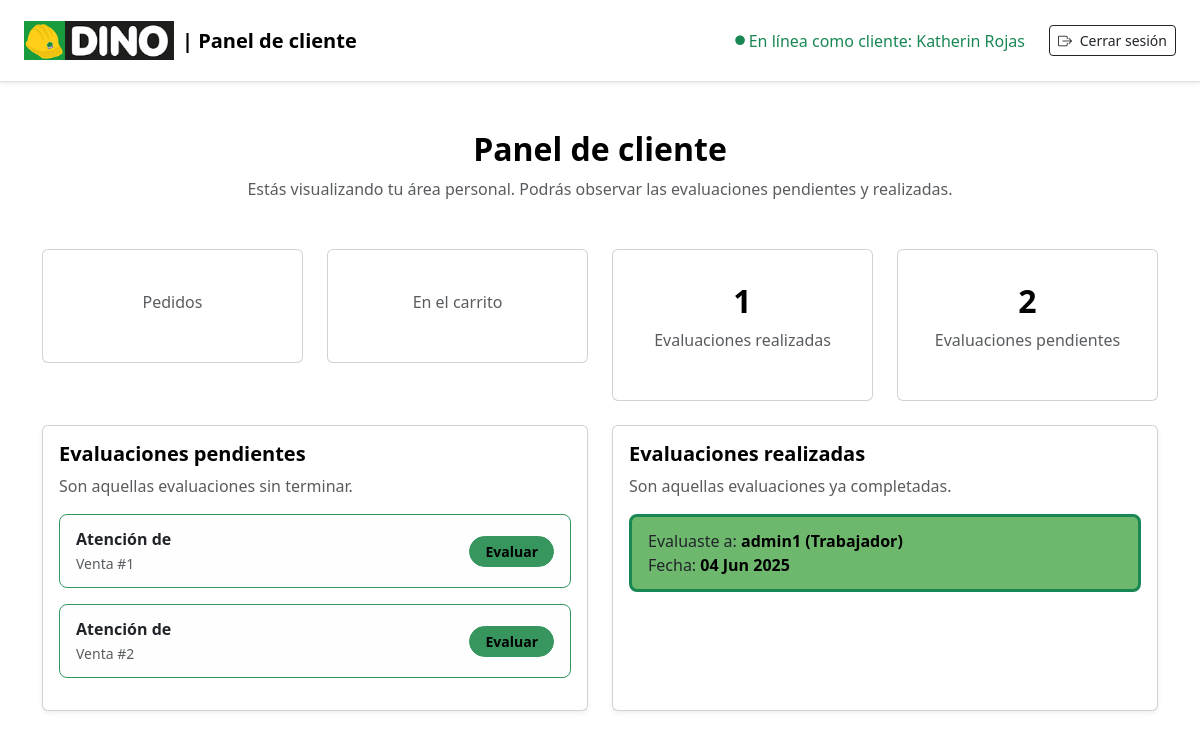
Screenshot of /cliente/dashboard/ (signed in) with the database file from the repository.
### core/models.py (models this page shows, shortened)
class Usuario(AbstractUser):
    ROL_TIPOS = [
        ('cliente', 'Cliente'),
        ('trabajador', 'Trabajador'),
    ]
    rol = models.CharField(
        max_length=20, choices=ROL_TIPOS, blank=True, null=True)
    rol_admin = models.ForeignKey(
        Rol, on_delete=models.SET_NULL, null=True, blank=True, related_name='usuarios')
    puesto = models.ForeignKey(
        Puesto, on_delete=models.SET_NULL, null=True, blank=True)
    def __str__(self):
        if self.rol_admin:
            return f"{self.username} ({self.rol_admin.nombre})"
        elif self.rol:
            return f"{self.username} ({self.get_rol_display()})"
        else:
            return self.username

class EvaluacionVenta(models.Model):
    ESTADOS = [
        ('PENDIENTE', 'Pendiente'),
        ('EN_PROGRESO', 'En progreso'),
        ('COMPLETADA', 'Completada'),
    ]
    venta = models.ForeignKey(Venta, on_delete=models.CASCADE)
    trabajador = models.ForeignKey(
        settings.AUTH_USER_MODEL, on_delete=models.CASCADE, limit_choices_to={'rol': 'trabajador'})
    cliente = models.ForeignKey(Cliente, on_delete=models.CASCADE)
    fecha = models.DateTimeField(auto_now_add=True)
    estado = models.CharField(
        max_length=20, choices=ESTADOS, default='PENDIENTE')

### core/views.py (the view)
# urls.py: path('cliente/dashboard/', views.cliente_dashboard, name='cliente_panel'),
@login_required
def cliente_dashboard(request):
    user = request.user
    if not hasattr(user, 'rol') or user.rol != 'cliente':
        return render(request, 'error.html', {
            'mensaje': 'No tienes permisos para acceder a esta página. Debes ser un cliente.'
        })
    try:
        cliente = Cliente.objects.get(user=user)
    except Cliente.DoesNotExist:
        return render(request, 'error.html', {
            'mensaje': 'No tienes un perfil cliente asociado.'
        })
    evaluaciones_realizadas = EvaluacionVenta.objects.filter(cliente=cliente , estado="COMPLETADO")\
    ventas_pendientes = EvaluacionVenta.objects.filter(cliente=cliente, estado="PENDIENTE")
    context = {
        'evaluaciones_realizadas': evaluaciones_realizadas,
        'ventas_pendientes': ventas_pendientes,
        'total_pendientes': ventas_pendientes.count(),  # Contar las ventas pendientes
    }
    return render(request, 'cliente_panel.html', context)

### templates/cliente_panel.html (shortened to what this page needs)
{% load static %}
<!DOCTYPE html>
<html lang="es">
<head>
  <link rel="stylesheet" href="{% static 'css/cliente_panel.css' %}">
  <link href="https://cdn.jsdelivr.net/npm/bootstrap@5.3.2/dist/css/bootstrap.min.css" rel="stylesheet">
  <link href="https://cdn.jsdelivr.net/npm/bootstrap-icons@1.10.5/font/bootstrap-icons.css" rel="stylesheet">
</head>
<body>
  <nav class="navbar navbar-light bg-white border-bottom shadow-sm px-4 py-3">
    <a class="navbar-brand d-flex align-items-center fw-bold fs-5">
      <img src="{% static 'img/logo_dino.png' %}" alt="Logo" width="150" class="me-2">
      | Panel de cliente
    </a>
    <div class="d-flex align-items-center gap-4">
      <span class="text-success fw-medium d-flex align-items-center">
        <i class="bi bi-circle-fill me-1" style="font-size: 0.6rem;"></i> En línea como cliente: {{ request.user.get_full_name|default:request.user.username }}
      </span>
      <form action="{% url 'logout' %}" method="post" style="display: inline;">
        <button type="submit" class="btn btn-outline-dark btn-sm">
          <i class="bi bi-box-arrow-right me-1"></i> Cerrar sesión
        </button>
      </form>
    </div>
  </nav>
  <div class="container mt-5 mb-5">
    <div class="mb-4 text-center">
      <h2 class="fw-bold" style="color: #000000">Panel de cliente</h2>
      <p class="text-muted">Estás visualizando tu área personal. Podrás observar las evaluaciones pendientes y realizadas.</p>
    </div>
    <div class="row g-4 my-4">
      <div class="col-md-3">
        <div class="card stat-card text-center">
          <div class="card-body">
            <p class="text-muted">Pedidos</p>
          </div>
        </div>
      </div>
      <div class="col-md-3">
        <div class="card stat-card text-center">
          <div class="card-body">
            <p class="text-muted">En el carrito</p>
          </div>
        </div>
      </div>
      <div class="col-md-3">
        <div class="card stat-card text-center">
          <div class="card-body">
            <h3 class="stat-number">{{ evaluaciones_realizadas|length }}</h3>
            <p class="text-muted">Evaluaciones realizadas</p>
          </div>
        </div>
      </div>
      <div class="col-md-3">
        <div class="card stat-card text-center">
          <div class="card-body">
            <h3 class="stat-number">{{ ventas_pendientes|length }}</h3>
            <p class="text-muted">Evaluaciones pendientes</p>
          </div>
        </div>
      </div>
    </div>
    <div class="row g-4">
      <div class="col-md-6">
        <div class="card shadow-sm h-100">
          <div class="card-body">
            <h5 class="fw-bold mb-2" style="color: #000000">Evaluaciones pendientes</h5>
            <p class="text-muted mb-3">Son aquellas evaluaciones sin terminar.</p>
            <ul class="list-unstyled mb-0">
              {% if ventas_pendientes %}
                {% for venta in ventas_pendientes %}
                  <li class="mb-3 d-flex justify-content-between align-items-center">
                    <div>
                      <span class="fw-semibold">Atención de {{ venta.username }}</span><br>
                      <small class="text-muted">Venta #{{ venta.id }}</small>
                    </div>
                    <a href="{% url 'evaluar_venta' venta.id %}" class="btn btn-dark btn-sm" style="padding-left: 15px; padding-right: 15px; border-radius: 30px; color: black; font-weight: bold; background-color: #36965e; border-color: #36965e; transition: transform 0.2s ease, box-shadow 0.2s ease;" onmouseover="this.style.transform='scale(1.05)'; this.style.boxShadow='0 4px 12px rgba(0,0,0,0.15)'" onmouseout="this.style.transform='scale(1)'; this.style.boxShadow='none'">Evaluar</a>
                  </li>
                {% endfor %}
              {% else %}
                <li class="text-muted">No tienes evaluaciones pendientes por ahora.</li>
              {% endif %}
            </ul>
          </div>
        </div>
      </div>
      <div class="col-md-6">
        <div class="card shadow-sm h-100">
          <div class="card-body">
            <h5 class="fw-bold mb-2" style="color: #000000">Evaluaciones realizadas</h5>
            <p class="text-muted mb-3">Son aquellas evaluaciones ya completadas.</p>
            <ul class="list-unstyled mb-0">
              {% for evaluacion in evaluaciones_realizadas %}
              <li class="mb-3 border-start ps-3 border-3 border-success">
                Evaluaste a: <strong style="color:black">{{ evaluacion.trabajador }}</strong><br>
                Fecha: <span class="text-muted"><strong style="color:black">{{ evaluacion.fecha|date:"d M Y" }}</strong></span>
              </li>
              {% endfor %}
            </ul>
          </div>
        </div>
      </div>
    </div>
  </div>
</body>
</html>

### static/css/cliente_panel.css (style rules this page uses)
body { background-color: #f8f9fa; font-family: 'Segoe UI', sans-serif; color: #333; }
.navbar-brand img { max-height: 50px; }
.card { border: 1px solid #36965e; border-radius: 12px; background-color: #fff; transition: box-shadow 0.3s ease; }
.stat-card { padding: 1rem 0.5rem; border: 1px solid #36965e; }
.stat-number { font-size: 2rem; font-weight: 700; color: #000000; }
.btn-sm { border-radius: 8px; padding: 6px 14px; font-size: 0.85rem; font-weight: 500; }
ul li { background-color: #fefefe; padding: 0.75rem 1rem; border-radius: 8px; border: 1px solid #36965e; }
.border-start { background-color: #6db86d; border-left: 3px solid #36965e; }

### rows the page displays
Usuario: user.get_full_name "Katherin Rojas"
EvaluacionVenta: id "1"
EvaluacionVenta: id "2"
EvaluacionVenta: trabajador "admin1 (Trabajador)", fecha "04 Jun 2025"

### other values shown
{{ evaluaciones_realizadas|length }} "1"
{{ ventas_pendientes|length }} "2"
